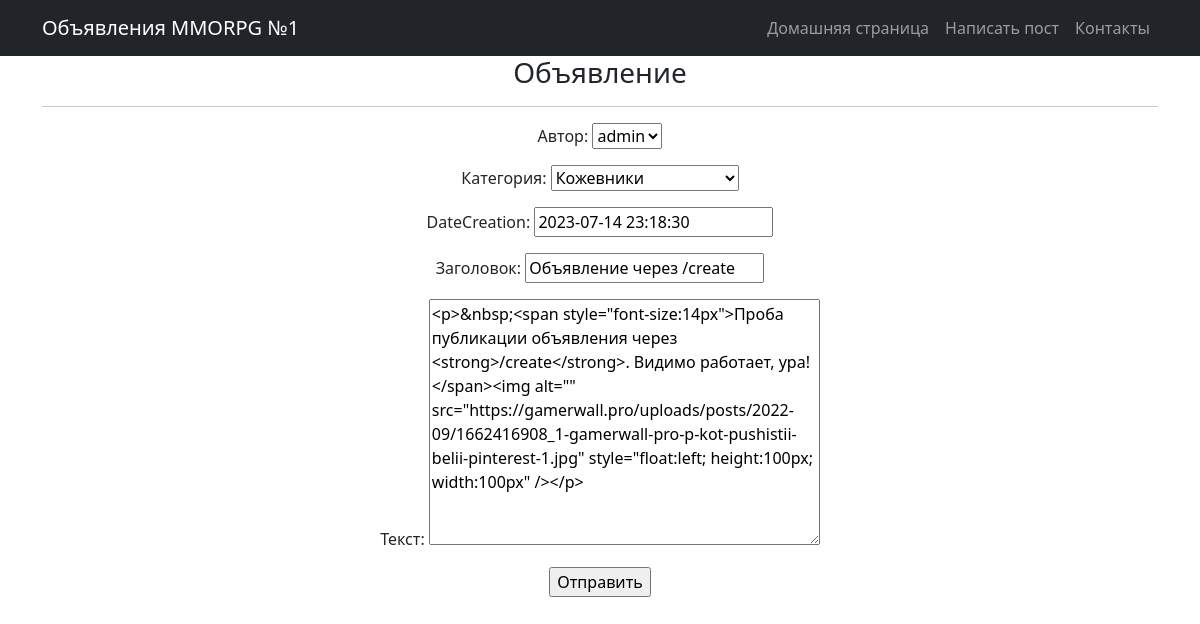
/announcements/4/update/ (signed in), run on an earlier commit of the app's database.
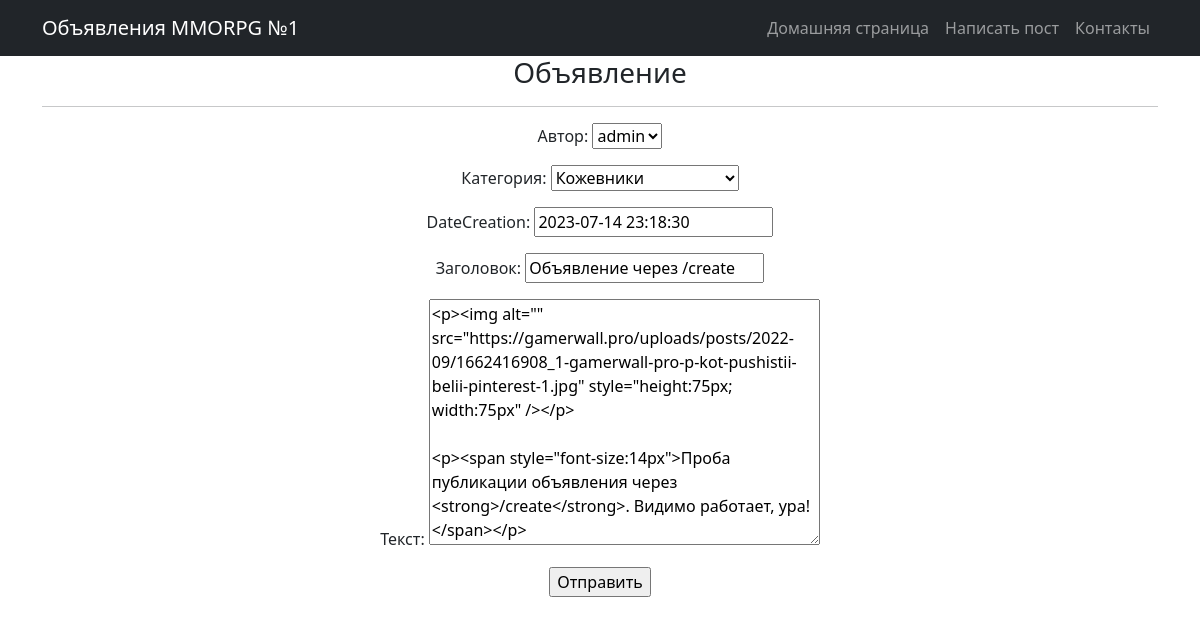
And on a later commit of the database.
### announcements/models.py (models this page shows, shortened)
class Announcement(models.Model):
    author = models.ForeignKey(User, on_delete=models.CASCADE, verbose_name='Автор')
    TYPE = (('tanks', 'Танки'),
            ('healers', 'Хилы'),
            ('damage_dealers', 'ДД'),
            ('dealers', 'Торговцы'),
            ('guild_masters', 'Гилдмастеры'),
            ('quest_givers', 'Квестгиверы'),
            ('blacksmiths', 'Кузнецы'),
            ('tanners', 'Кожевники'),
            ('potion_masters', 'Зельевары'),
            ('spell_masters', 'Мастера заклинаний'))
    category = models.CharField(max_length=15, choices=TYPE, default='tanks', verbose_name='Категория')
    dateCreation = models.DateTimeField(default=timezone.now)
    title = models.CharField(max_length=256, verbose_name = 'Заголовок')
    text = RichTextField(blank='True', null='True', verbose_name = 'Текст')
    class Meta:
        verbose_name = 'Объявление'
        verbose_name_plural = 'Объявления'

### announcements/views.py (the view)
# urls.py: path('<int:pk>/update/', AnnouncementUpdate.as_view(), name = 'announcement_update' ),
class AnnouncementUpdate(PermissionRequiredMixin, UpdateView):
    permission_required = ('announcements.update_announcement',)
    model = Announcement
    form_class = AnnouncementForm
    template_name = 'announcement_edit.html'
    success_url = reverse_lazy('announcement_list')

### announcements/forms.py (shortened to what this page needs)
class AnnouncementForm(forms.ModelForm):
    class Meta:
        model = Announcement
        fields = ['author', 'category', 'dateCreation', 'title', 'text']

### templates/announcement_edit.html (shortened to what this page needs)
{% extends 'flatpages/default.html' %}
{% block content %}
<h3>Объявление</h3>
<hr>
<form action="" method="post">
    {{ form.as_p }}
    <input type="submit" value="Отправить" />
</form>
{% endblock content %}

### templates/flatpages/default.html (shortened to what this page needs)
<!DOCTYPE html>
{% load static %}
<html lang="en">
    <head>
        <link href="{% static 'css/styles.css' %}" rel="stylesheet" />
    </head>
    <body>
<nav class="navbar navbar-expand-lg navbar-dark bg-dark static-top">
   <div class="container">
       <a class="navbar-brand" href="/announcements/">Объявления MMORPG №1</a>
       <div class="collapse navbar-collapse" id="navbarResponsive">
           <ul class="navbar-nav ms-auto mb-2 mb-lg-0">
               <li class="nav-item active">
                   <a class="nav-link" href="/announcements/">Домашняя страница
                   </a>
               </li>
               {% if perms.announcements.add_announcement %}
               <li class="nav-item">
                   <a class="nav-link" href="/announcements/create/">Написать пост</a>
               </li>
               {% endif %}
               <li class="nav-item">
                   <a class="nav-link" href="/contacts/">Контакты</a>
               </li>
           </ul>
       </div>
   </div>
</nav>
    <div class="container">
   <div class="row">
       <div class="col-lg-12 text-center">
           {% block content %}{% endblock content %}
       </div>
   </div>
</div>
    </body>
</html>

What changed in the data, as far as the page shows it:
changed Announcement "admin": text "<p>&nbsp;<span style=\"font-size:14px\">Проба публикации объявления через <strong>/create</strong>. Видимо работает, ура!</span><img alt=\"\" src=\"https://gamerwall.pro/uploads/posts/2022-09/1662416908_1-gamerwall-pro-p-kot-pushistii-belii-pinterest-1.jpg\" style=\"float:left; height:100px; width:100px\" /></p>" → "<p><img alt=\"\" src=\"https://gamerwall.pro/uploads/posts/2022-09/1662416908_1-gamerwall-pro-p-kot-pushistii-belii-pinterest-1.jpg\" style=\"height:75px; width:75px\" /></p> <p><span style=\"font-size:14px\">Проба публикации объявления через <strong>/create</strong>. Видимо работает, ура!</span></p>"
